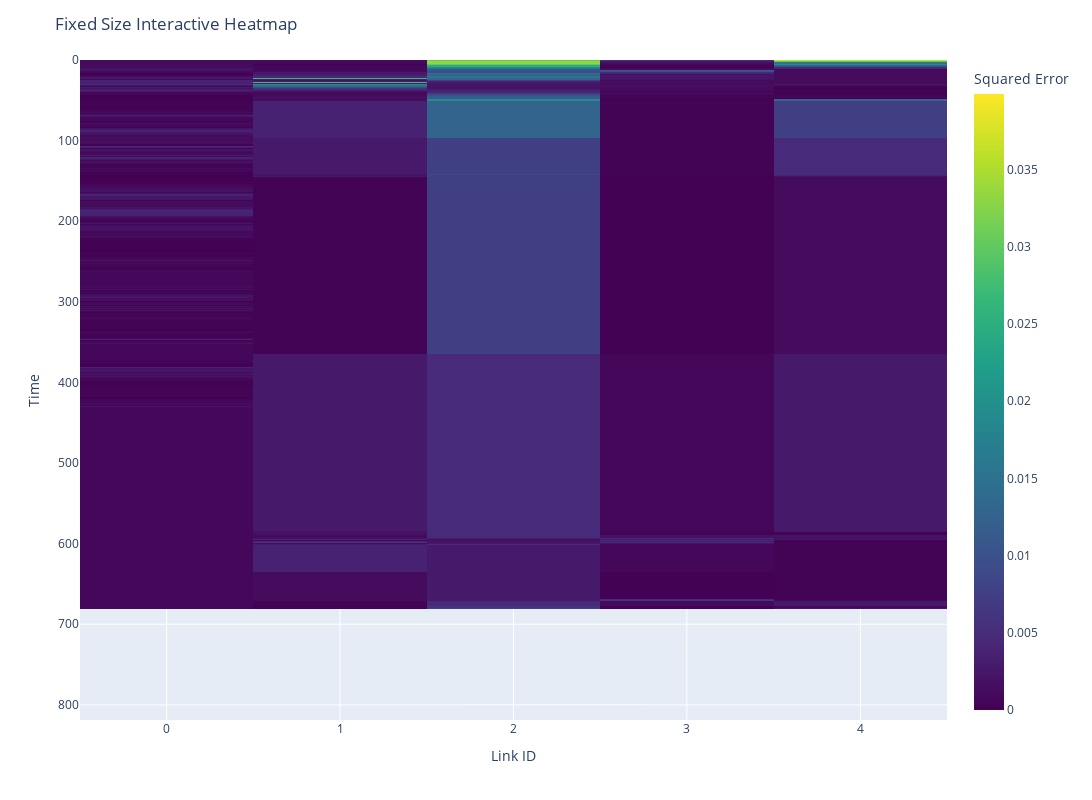

Notebook source saved alongside this figure:
### Markdown cell above
## Interactive plot

### Code cell
import plotly.express as px

threshold = heatmap_df.shape[0]
data = heatmap_df.values[:threshold]

# Fixed figure size
fig_width = 1200
fig_height = 800

# Create the heatmap
fig = px.imshow(
    data,
    labels=dict(x="Link ID", y="Time", color="Squared Error"),
    x=[str(i) for i in range(data.shape[1])],  
    y=[heatmap_df.index[i] for i in range(threshold)],
    color_continuous_scale="Viridis"
)

fig.update_layout(
    title="Fixed Size Interactive Heatmap",
    xaxis=dict(scaleanchor="x", constrain="domain"),
    yaxis=dict(scaleanchor="y", constrain="domain"),
    width=fig_width,
    height=fig_height
)

fig.show()

### Figure 1 — Plotly figure (JSON) as saved in the notebook; plotly's stock layout.template omitted (floating-point values rounded to 4 significant figures; data arrays with more than 128 entries replaced by an {"elided": "..."} marker saying what was removed)
{"data": [{"coloraxis": "coloraxis", "hovertemplate": "Link ID: %{x}<br>Time: %{y}<br>Squared Error: %{z}<extra></extra>", "name": "0", "type": "heatmap", "x": ["0", "1", "2", "3", "4"], "xaxis": "x", "y": {"elided": "20471 float values"}, "yaxis": "y", "z": {"elided": "20471x5 float values"}}], "layout": {"coloraxis": {"colorbar": {"title": {"text": "Squared Error"}}, "colorscale": [[0, "#440154"], [0.1111, "#482878"], [0.2222, "#3e4989"], [0.3333, "#31688e"], [0.4444, "#26828e"], [0.5556, "#1f9e89"], [0.6667, "#35b779"], [0.7778, "#6ece58"], [0.8889, "#b5de2b"], [1, "#fde725"]]}, "height": 800, "margin": {"t": 60}, "title": {"text": "Fixed Size Interactive Heatmap"}, "width": 1200, "xaxis": {"anchor": "y", "constrain": "domain", "domain": [0, 1], "scaleanchor": "x", "title": {"text": "Link ID"}}, "yaxis": {"anchor": "x", "autorange": "reversed", "constrain": "domain", "domain": [0, 1], "scaleanchor": "y", "title": {"text": "Time"}}}}
